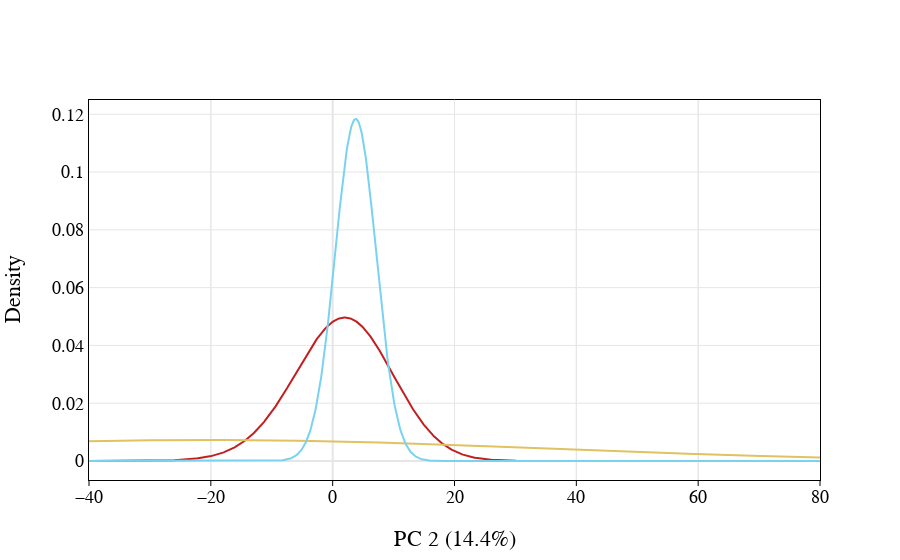

Notebook code for this chart:
### Code cell
color_map = {
    'Cytokine-GF': '#c22020',
    'Toxin': '#dfc261',
    'Untreated': '#79d2f0'
}

plot_pca_density(
    multiclass_embeddings_combined,
    pc_col="PC 2",
    label_col="class",
    color_map=color_map,
    ticks={
        "xaxis": {
            "vals": [-40, -20, 0, 20, 40, 60, 80],
            "dtick": 20
        }
    },
    renderer="jupyterlab"
)

### Figure 1 — Plotly figure (JSON) as saved in the notebook; plotly's stock layout.template omitted (floating-point values rounded to 4 significant figures; data arrays with more than 128 entries replaced by an {"elided": "..."} marker saying what was removed)
{"data": [{"line": {"color": "#c22020"}, "mode": "lines", "name": "Cytokine-GF", "type": "scatter", "x": {"elided": "1000 float values"}, "y": {"elided": "1000 float values"}}, {"line": {"color": "#dfc261"}, "mode": "lines", "name": "Toxin", "type": "scatter", "x": {"elided": "1000 float values"}, "y": {"elided": "1000 float values"}}, {"line": {"color": "#79d2f0"}, "mode": "lines", "name": "Untreated", "type": "scatter", "x": {"elided": "1000 float values"}, "y": {"elided": "1000 float values"}}], "layout": {"autosize": true, "font": {"color": "black", "family": "Arial, sans-serif", "size": 18}, "plot_bgcolor": "white", "showlegend": false, "xaxis": {"autorange": true, "gridcolor": "#E6E6E6", "gridwidth": 1, "linecolor": "black", "linewidth": 1, "minor": {"dtick": 20, "gridcolor": "#E6E6E6", "gridwidth": 1, "tick0": 0, "tickcolor": "black", "ticklen": 5, "tickmode": "linear"}, "mirror": true, "range": [-40, 80], "showline": true, "showticklabels": true, "tickmode": "array", "tickvals": [-40, -20, 0, 20, 40, 60, 80], "title": {"standoff": 25, "text": "PC 2 (14.4%)"}, "type": "linear", "zerolinecolor": "#E6E6E6"}, "yaxis": {"autorange": true, "gridcolor": "#E6E6E6", "gridwidth": 1, "linecolor": "black", "linewidth": 1, "mirror": true, "range": [-0.006575, 0.1249], "showline": true, "showticklabels": true, "title": {"standoff": 25, "text": "Density"}, "type": "linear", "zerolinecolor": "#E6E6E6"}}}
